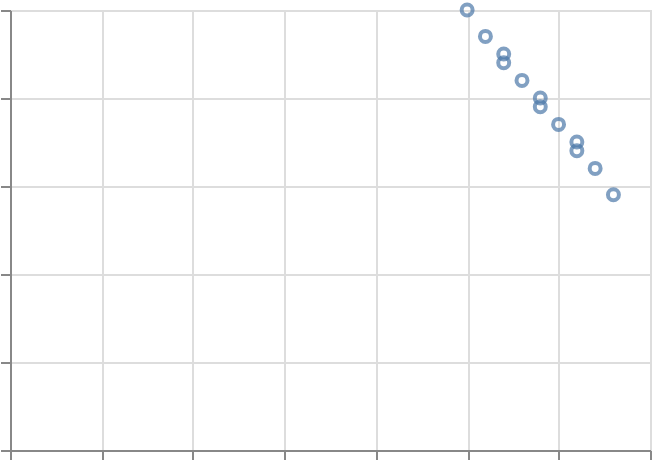

The specification (Vega-Lite) saved for this image:
### Vega-Lite specification from a JSON file in a GitHub repository (floating-point values rounded to 4 significant figures)
{"$schema": "https://vega.github.io/schema/vega-lite/v6.json", "padding": 5, "autosize": "none", "width": 320, "height": 220, "data": {"values": [{"year": 1990, "date": "1990-06-15", "country": "a", "region": "east", "pop": 10, "life": 50, "fert": 5.0}, {"year": 1990, "date": "1990-06-15", "country": "b", "region": "west", "pop": 17, "life": 54, "fert": 4.5}, {"year": 1990, "date": "1990-06-15", "country": "c", "region": "east", "pop": 24, "life": 58, "fert": 4.0}, {"year": 1990, "date": "1990-06-15", "country": "d", "region": "south", "pop": 31, "life": 62, "fert": 3.5}, {"year": 1991, "date": "1991-06-15", "country": "a", "region": "east", "pop": 13, "life": 52, "fert": 4.7}, {"year": 1991, "date": "1991-06-15", "country": "b", "region": "west", "pop": 20, "life": 56, "fert": 4.2}, {"year": 1991, "date": "1991-06-15", "country": "c", "region": "east", "pop": 27, "life": 60, "fert": 3.7}, {"year": 1991, "date": "1991-06-15", "country": "d", "region": "south", "pop": 34, "life": 64, "fert": 3.2}, {"year": 1992, "date": "1992-06-15", "country": "a", "region": "east", "pop": 16, "life": 54, "fert": 4.4}, {"year": 1992, "date": "1992-06-15", "country": "b", "region": "west", "pop": 23, "life": 58, "fert": 3.9}, {"year": 1992, "date": "1992-06-15", "country": "c", "region": "east", "pop": 30, "life": 62, "fert": 3.4}, {"year": 1992, "date": "1992-06-15", "country": "d", "region": "south", "pop": 37, "life": 66, "fert": 2.9}]}, "params": [{"name": "anim", "select": {"type": "point", "on": {"type": "timer", "throttle": 100}, "fields": ["year"]}}], "transform": [{"filter": {"param": "anim"}}], "mark": "point", "encoding": {"x": {"field": "life", "type": "quantitative"}, "y": {"field": "fert", "type": "quantitative"}, "time": {"field": "year", "type": "ordinal"}}}
